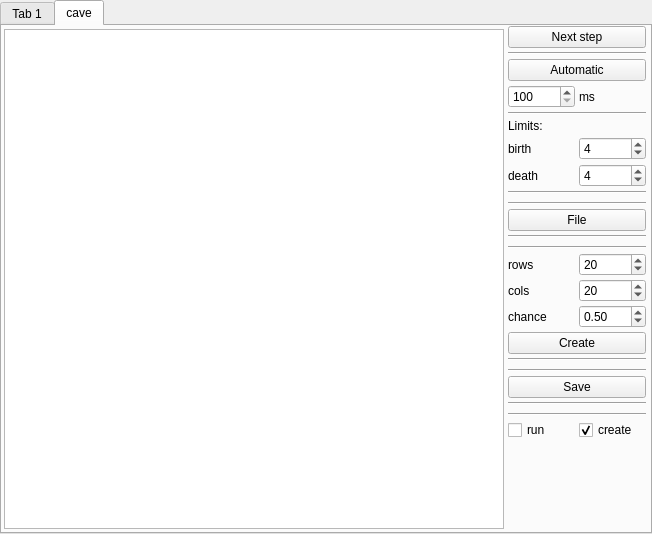
<?xml version="1.0" encoding="UTF-8"?>
<ui version="4.0">
 <class>Widget</class>
 <widget class="QWidget" name="Widget">
  <property name="geometry">
   <rect>
    <x>0</x>
    <y>0</y>
    <width>652</width>
    <height>534</height>
   </rect>
  </property>
  <property name="sizePolicy">
   <sizepolicy hsizetype="MinimumExpanding" vsizetype="MinimumExpanding">
    <horstretch>0</horstretch>
    <verstretch>0</verstretch>
   </sizepolicy>
  </property>
  <property name="minimumSize">
   <size>
    <width>652</width>
    <height>534</height>
   </size>
  </property>
  <property name="maximumSize">
   <size>
    <width>652</width>
    <height>534</height>
   </size>
  </property>
  <property name="windowTitle">
   <string>maze</string>
  </property>
  <layout class="QHBoxLayout" name="horizontalLayout_2">
   <property name="spacing">
    <number>0</number>
   </property>
   <property name="leftMargin">
    <number>0</number>
   </property>
   <property name="topMargin">
    <number>0</number>
   </property>
   <property name="rightMargin">
    <number>0</number>
   </property>
   <property name="bottomMargin">
    <number>0</number>
   </property>
   <item>
    <widget class="QTabWidget" name="tabWidget">
     <property name="enabled">
      <bool>true</bool>
     </property>
     <property name="sizePolicy">
      <sizepolicy hsizetype="MinimumExpanding" vsizetype="MinimumExpanding">
       <horstretch>50</horstretch>
       <verstretch>50</verstretch>
      </sizepolicy>
     </property>
     <property name="minimumSize">
      <size>
       <width>500</width>
       <height>500</height>
      </size>
     </property>
     <property name="maximumSize">
      <size>
       <width>700</width>
       <height>700</height>
      </size>
     </property>
     <property name="currentIndex">
      <number>1</number>
     </property>
     <widget class="QWidget" name="tab">
      <property name="sizePolicy">
       <sizepolicy hsizetype="Preferred" vsizetype="Preferred">
        <horstretch>0</horstretch>
        <verstretch>0</verstretch>
       </sizepolicy>
      </property>
      <attribute name="title">
       <string>Tab 1</string>
      </attribute>
      <widget class="QGraphicsView" name="graphicsView_2">
       <property name="geometry">
        <rect>
         <x>48</x>
         <y>1</y>
         <width>500</width>
         <height>500</height>
        </rect>
       </property>
       <property name="minimumSize">
        <size>
         <width>500</width>
         <height>500</height>
        </size>
       </property>
       <property name="maximumSize">
        <size>
         <width>500</width>
         <height>500</height>
        </size>
       </property>
       <property name="baseSize">
        <size>
         <width>0</width>
         <height>0</height>
        </size>
       </property>
      </widget>
     </widget>
     <widget class="QWidget" name="cave">
      <attribute name="title">
       <string>cave</string>
      </attribute>
      <layout class="QHBoxLayout" name="horizontalLayout_5">
       <property name="spacing">
        <number>4</number>
       </property>
       <property name="leftMargin">
        <number>2</number>
       </property>
       <property name="topMargin">
        <number>0</number>
       </property>
       <property name="rightMargin">
        <number>4</number>
       </property>
       <property name="bottomMargin">
        <number>0</number>
       </property>
       <item>
        <widget class="QGraphicsView" name="caveView">
         <property name="minimumSize">
          <size>
           <width>500</width>
           <height>500</height>
          </size>
         </property>
         <property name="maximumSize">
          <size>
           <width>500</width>
           <height>500</height>
          </size>
         </property>
         <property name="verticalScrollBarPolicy">
          <enum>Qt::ScrollBarAlwaysOff</enum>
         </property>
         <property name="horizontalScrollBarPolicy">
          <enum>Qt::ScrollBarAlwaysOff</enum>
         </property>
        </widget>
       </item>
       <item>
        <layout class="QVBoxLayout" name="verticalLayout_7">
         <item>
          <layout class="QVBoxLayout" name="verticalLayout_6">
           <item>
            <widget class="QPushButton" name="caveNext">
             <property name="text">
              <string>Next step</string>
             </property>
            </widget>
           </item>
           <item>
            <widget class="Line" name="line_7">
             <property name="orientation">
              <enum>Qt::Horizontal</enum>
             </property>
            </widget>
           </item>
           <item>
            <widget class="QPushButton" name="caveAuto">
             <property name="text">
              <string>Automatic</string>
             </property>
            </widget>
           </item>
           <item>
            <layout class="QHBoxLayout" name="horizontalLayout_4">
             <item>
              <widget class="QSpinBox" name="caveMs">
               <property name="minimum">
                <number>100</number>
               </property>
               <property name="maximum">
                <number>1000</number>
               </property>
               <property name="singleStep">
                <number>10</number>
               </property>
               <property name="stepType">
                <enum>QAbstractSpinBox::DefaultStepType</enum>
               </property>
              </widget>
             </item>
             <item>
              <widget class="QLabel" name="label_7">
               <property name="text">
                <string>ms</string>
               </property>
              </widget>
             </item>
            </layout>
           </item>
           <item>
            <widget class="Line" name="line_8">
             <property name="orientation">
              <enum>Qt::Horizontal</enum>
             </property>
            </widget>
           </item>
           <item>
            <widget class="QLabel" name="label_6">
             <property name="text">
              <string>Limits:</string>
             </property>
            </widget>
           </item>
           <item>
            <layout class="QHBoxLayout" name="horizontalLayout_3">
             <item>
              <layout class="QVBoxLayout" name="verticalLayout_4">
               <item>
                <widget class="QLabel" name="label_4">
                 <property name="text">
                  <string>birth</string>
                 </property>
                </widget>
               </item>
               <item>
                <widget class="QLabel" name="label_5">
                 <property name="text">
                  <string>death</string>
                 </property>
                </widget>
               </item>
              </layout>
             </item>
             <item>
              <layout class="QVBoxLayout" name="verticalLayout_5">
               <item>
                <widget class="QSpinBox" name="caveBirth">
                 <property name="maximum">
                  <number>7</number>
                 </property>
                 <property name="value">
                  <number>4</number>
                 </property>
                </widget>
               </item>
               <item>
                <widget class="QSpinBox" name="caveDeath">
                 <property name="maximum">
                  <number>7</number>
                 </property>
                 <property name="value">
                  <number>4</number>
                 </property>
                </widget>
               </item>
              </layout>
             </item>
            </layout>
           </item>
          </layout>
         </item>
         <item>
          <widget class="Line" name="line_6">
           <property name="orientation">
            <enum>Qt::Horizontal</enum>
           </property>
          </widget>
         </item>
         <item>
          <spacer name="verticalSpacer_3">
           <property name="orientation">
            <enum>Qt::Vertical</enum>
           </property>
           <property name="sizeType">
            <enum>QSizePolicy::Fixed</enum>
           </property>
           <property name="sizeHint" stdset="0">
            <size>
             <width>20</width>
             <height>4</height>
            </size>
           </property>
          </spacer>
         </item>
         <item>
          <widget class="Line" name="line_5">
           <property name="orientation">
            <enum>Qt::Horizontal</enum>
           </property>
          </widget>
         </item>
         <item>
          <widget class="QPushButton" name="caveFile">
           <property name="text">
            <string>File</string>
           </property>
          </widget>
         </item>
         <item>
          <widget class="Line" name="line_4">
           <property name="orientation">
            <enum>Qt::Horizontal</enum>
           </property>
          </widget>
         </item>
         <item>
          <spacer name="verticalSpacer_4">
           <property name="orientation">
            <enum>Qt::Vertical</enum>
           </property>
           <property name="sizeType">
            <enum>QSizePolicy::Fixed</enum>
           </property>
           <property name="sizeHint" stdset="0">
            <size>
             <width>20</width>
             <height>4</height>
            </size>
           </property>
          </spacer>
         </item>
         <item>
          <widget class="Line" name="line_3">
           <property name="orientation">
            <enum>Qt::Horizontal</enum>
           </property>
          </widget>
         </item>
         <item>
          <layout class="QVBoxLayout" name="verticalLayout_3">
           <item>
            <layout class="QHBoxLayout" name="horizontalLayout">
             <item>
              <layout class="QVBoxLayout" name="verticalLayout">
               <property name="spacing">
                <number>3</number>
               </property>
               <item>
                <widget class="QLabel" name="label">
                 <property name="text">
                  <string>rows</string>
                 </property>
                </widget>
               </item>
               <item>
                <widget class="QLabel" name="label_2">
                 <property name="text">
                  <string>cols</string>
                 </property>
                </widget>
               </item>
               <item>
                <widget class="QLabel" name="label_3">
                 <property name="text">
                  <string>chance</string>
                 </property>
                </widget>
               </item>
              </layout>
             </item>
             <item>
              <layout class="QVBoxLayout" name="verticalLayout_2">
               <property name="spacing">
                <number>3</number>
               </property>
               <item>
                <widget class="QSpinBox" name="caveRows">
                 <property name="minimum">
                  <number>1</number>
                 </property>
                 <property name="maximum">
                  <number>500</number>
                 </property>
                 <property name="value">
                  <number>20</number>
                 </property>
                </widget>
               </item>
               <item>
                <widget class="QSpinBox" name="caveCols">
                 <property name="minimum">
                  <number>1</number>
                 </property>
                 <property name="maximum">
                  <number>500</number>
                 </property>
                 <property name="value">
                  <number>20</number>
                 </property>
                </widget>
               </item>
               <item>
                <widget class="QDoubleSpinBox" name="caveChance">
                 <property name="maximum">
                  <double>1.000000000000000</double>
                 </property>
                 <property name="stepType">
                  <enum>QAbstractSpinBox::AdaptiveDecimalStepType</enum>
                 </property>
                 <property name="value">
                  <double>0.500000000000000</double>
                 </property>
                </widget>
               </item>
              </layout>
             </item>
            </layout>
           </item>
           <item>
            <widget class="QPushButton" name="caveCreate">
             <property name="text">
              <string>Create</string>
             </property>
            </widget>
           </item>
          </layout>
         </item>
         <item>
          <widget class="Line" name="line">
           <property name="orientation">
            <enum>Qt::Horizontal</enum>
           </property>
          </widget>
         </item>
         <item>
          <spacer name="verticalSpacer_5">
           <property name="orientation">
            <enum>Qt::Vertical</enum>
           </property>
           <property name="sizeType">
            <enum>QSizePolicy::Fixed</enum>
           </property>
           <property name="sizeHint" stdset="0">
            <size>
             <width>20</width>
             <height>4</height>
            </size>
           </property>
          </spacer>
         </item>
         <item>
          <widget class="Line" name="line_2">
           <property name="orientation">
            <enum>Qt::Horizontal</enum>
           </property>
          </widget>
         </item>
         <item>
          <widget class="QPushButton" name="caveSave">
           <property name="text">
            <string>Save</string>
           </property>
          </widget>
         </item>
         <item>
          <widget class="Line" name="line_10">
           <property name="orientation">
            <enum>Qt::Horizontal</enum>
           </property>
          </widget>
         </item>
         <item>
          <spacer name="verticalSpacer">
           <property name="orientation">
            <enum>Qt::Vertical</enum>
           </property>
           <property name="sizeType">
            <enum>QSizePolicy::Fixed</enum>
           </property>
           <property name="sizeHint" stdset="0">
            <size>
             <width>20</width>
             <height>4</height>
            </size>
           </property>
          </spacer>
         </item>
         <item>
          <widget class="Line" name="line_9">
           <property name="orientation">
            <enum>Qt::Horizontal</enum>
           </property>
          </widget>
         </item>
         <item>
          <layout class="QHBoxLayout" name="horizontalLayout_6">
           <item>
            <widget class="QCheckBox" name="caveRunMode">
             <property name="text">
              <string>run</string>
             </property>
             <attribute name="buttonGroup">
              <string notr="true">buttonGroup</string>
             </attribute>
            </widget>
           </item>
           <item>
            <widget class="QCheckBox" name="caveCreateMode">
             <property name="text">
              <string>create</string>
             </property>
             <property name="checked">
              <bool>true</bool>
             </property>
             <attribute name="buttonGroup">
              <string notr="true">buttonGroup</string>
             </attribute>
            </widget>
           </item>
          </layout>
         </item>
         <item>
          <spacer name="verticalSpacer_2">
           <property name="orientation">
            <enum>Qt::Vertical</enum>
           </property>
           <property name="sizeHint" stdset="0">
            <size>
             <width>20</width>
             <height>40</height>
            </size>
           </property>
          </spacer>
         </item>
        </layout>
       </item>
      </layout>
     </widget>
    </widget>
   </item>
  </layout>
 </widget>
 <resources/>
 <connections/>
 <buttongroups>
  <buttongroup name="buttonGroup"/>
 </buttongroups>
</ui>
